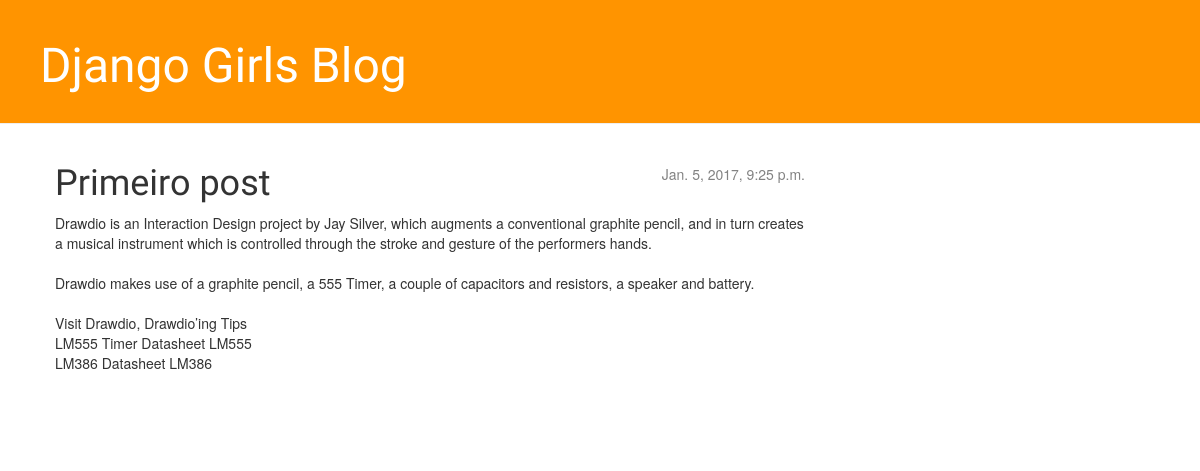
The app's page /post/1/ with its own data.
### blog/models.py (models this page shows, shortened)
class Post(models.Model):
    author = models.ForeignKey('auth.User')
    title = models.CharField(max_length=200)
    text = models.TextField()
    created_date = models.DateTimeField(
            default=timezone.now)
    published_date = models.DateTimeField(
            blank=True, null=True)

### blog/views.py (the view)
# urls.py: url(r'^post/(?P<pk>\d+)/$', views.post_detail, name='post_detail'),
def post_detail(request, pk):
    post = get_object_or_404(Post, pk=pk)
    Post.objects.get(pk=pk)
    return render(request, 'blog/post_detail.html', {'post': post})

### blog/templates/blog/post_detail.html (shortened to what this page needs)
{% extends 'blog/base.html' %}
{% block content %}
    <div class="post">
        {% if post.published_date %}
            <div class="date">
                {{ post.published_date }}
            </div>
        {% endif %}
        <h1>{{ post.title }}</h1>
        <p>{{ post.text|linebreaksbr }}</p>
    </div>
{% endblock %}

### static/css/blog.css (style rules this page uses)
h1, h2, h3, h4 { font-family: 'Lobster', cursive; }
.date { float: right; color: #828282; }
.post { margin-bottom: 70px; }

### records on screen
Post: published_date "Jan. 5, 2017, 9:25 p.m.", title "Primeiro post", text "Drawdio is an Interaction Design project by Jay Silver, which augments a conventional graphite pencil, and in turn creates a musical instrument which is controlled through the stroke and gesture of the performers hands. Drawdio makes use of a graphite pencil, a 555 Timer, a couple of capacitors and resistors, a speaker and battery. Visit Drawdio, Drawdio’ing Tips LM555 Timer Datasheet LM555 LM386 Datasheet LM386"
